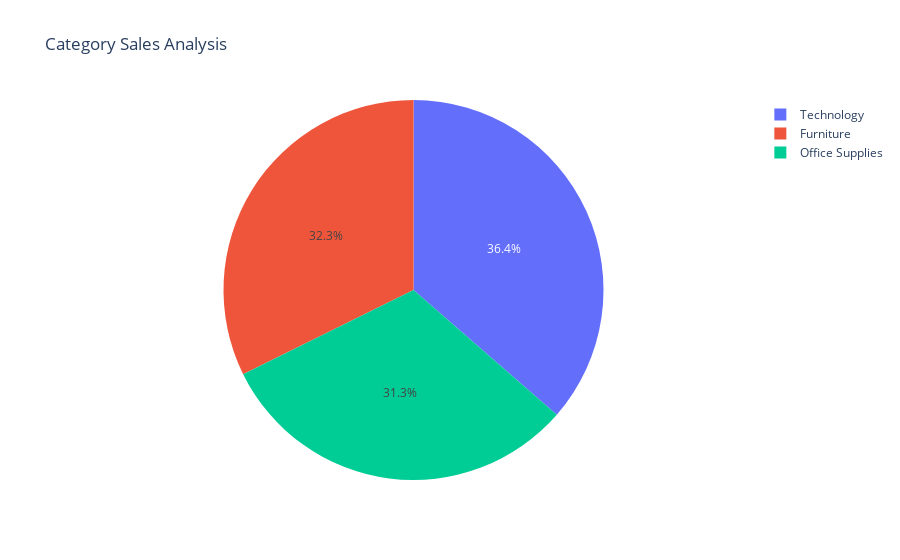

Notebook code cell kept with this figure:
### Code cell
fig=px.pie(sales_by_category,
           values="Sales",
           names="Category",
           title="Category Sales Analysis")
fig.show()

### Figure 1 — Plotly figure (JSON) as saved in the notebook; plotly's stock layout.template omitted (floating-point values rounded to 4 significant figures)
{"data": [{"domain": {"x": [0, 1], "y": [0, 1]}, "hovertemplate": "Category=%{label}<br>Sales=%{value}<extra></extra>", "labels": ["Furniture", "Office Supplies", "Technology"], "legendgroup": "", "name": "", "showlegend": true, "type": "pie", "values": [742000.0, 719000.0, 836200.0]}], "layout": {"autosize": true, "legend": {"tracegroupgap": 0}, "title": {"text": "Category Sales Analysis"}}}
